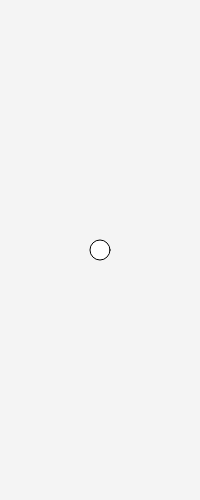
Frame 1 (no input)
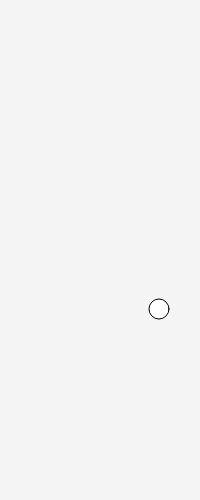
Frame 60 (no input)
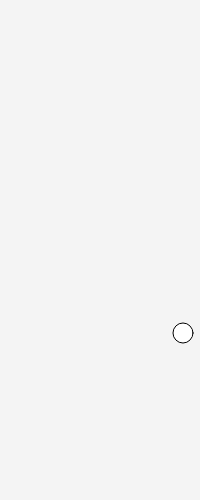
Frame 120 (the mouse pressed at the canvas centre since frame 60)

The p5.js sketch that drew these frames (run headless with seeded random() and noise() and a simulated clock; from frame 60 on, the mouse is pressed at the canvas centre):

// p5.js sketch
// ── sketch.js
// Creating a circle that crosses the screen and back; d controls direction
let x, y, d;
function setup() {
  createCanvas(200,500);
  x = width/2;
  y = height/2;
  d = 1;
}

function draw() {
  background(244);
  ellipse(x, y, 20, 20);
// Update position based on current direction
  x = x+ d;
  y = y + d;
// Check if the circle hits an edge; if so, reverse direction
  if(x > width || y > height || x < 0 || y < 0){
    turnaround();
  }

}
// Switch direction regardless of which side of the canvas is hit
function turnaround(){
  d = d*-1;
}
